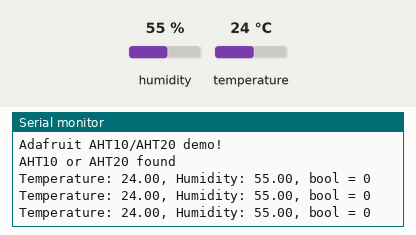
Simulated run of this sketch. Board: Arduino Uno, built with avr-gcc and run on an emulated ATmega328P. Shown: the last lines printed to the serial monitor. Inputs (shaded band) come from the test bench; at power-on: humidity 55 %, temperature 24 °C.

Above: at 1.4 s.
1.5 s: humidity set to 22 %
At 2.3 s:
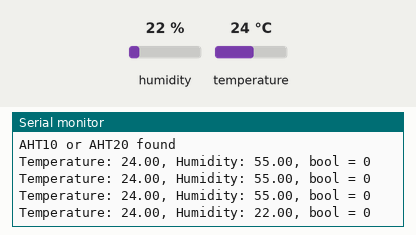
4.7 s: temperature set to 12 °C
At 5.2 s:
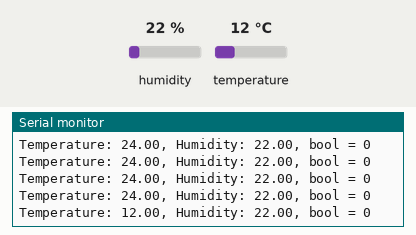
6.2 s: humidity set to 40 %
At 7.0 s:
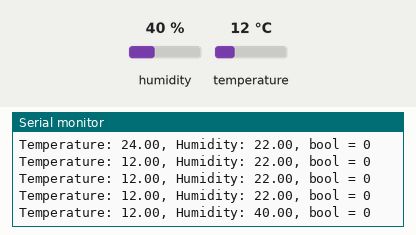
Timing chart, 0 to 9.2 s (numbered marks = the images above; inputs shaded):
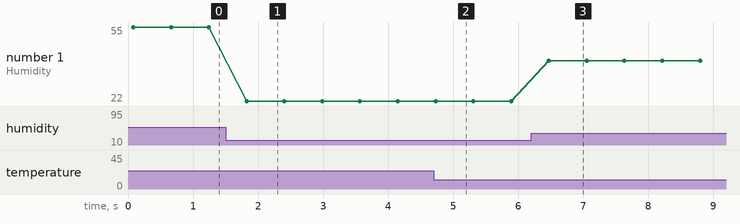

The sketch:

Arachne0.4.2C.ino
```cpp
/*
Arachne 0.4.2C
Sophie Weidmann Dec 5 2025

The 0.4.2X versions are little chunks of code, made
to test specific functionalities of the larger program.
See 0.4.1 for context.

What are we testing?
  A: controlling 2 servos at once
  B: reading the 3 switch inputs
C: reading the DHT20 and turning the recieved float into a bool
  D: controlling the two servos based on the DHT's data
  E: holding and updating a 6x6 matrix array's worth of memory

Evidence of my swashbucklery and brigandage:
  No ReadMe in code, but stolen from
  adafruit_aht_test in the AdafruitAHTX0 library
modified again by me, obviously
*/
#include <Adafruit_AHTX0.h>

Adafruit_AHTX0 aht;
int genSeed;  //this is what the dht humidity data turns into, to generate bools from

void setup() {
  Serial.begin(9600);
  Serial.println("Adafruit AHT10/AHT20 demo!");

  if (! aht.begin()) {
    Serial.println("Could not find AHT? Check wiring");
    while (1) delay(10);
  }
  Serial.println("AHT10 or AHT20 found");
}

void loop() {
  sensors_event_t humidity, temp;
  aht.getEvent(&humidity, &temp);// populate temp and humidity objects with fresh data
  genSeed = 100 * humidity.relative_humidity; //SophieNote: You can't % floats, apparently, so genSeed turns humidity.relative_humidity into an int
  Serial.print("Temperature: "); Serial.print(temp.temperature);
  Serial.print(", Humidity: "); Serial.print(humidity.relative_humidity);

  if (genSeed % 2 == 0) { //SophieNote: Checking even or odd for the last digit
    Serial.println(", bool = 0");
  }
  else {
    Serial.println(", bool = 1");
  }

  delay(500);
}


/*
Like half of this is my own sketchy variable-type-converting code, so we'll see how this goes.

RESULT: Holy shit it works!
Good for me! I was pretty sure this code was gonna be one of the problems my bigger program has, but evidently not!

This indicates that the DHT is connected properly and I can pull a semi-random bool value out of its ass.
*/
```

Measured:
- after the input at 1.5 s, the serial monitor: prints a new line after 0.32 s (image 1)
- after the input at 4.7 s, the serial monitor: prints a new line at once (image 2)
- after the input at 6.2 s, the serial monitor: prints a new line after 0.28 s (image 3)
- plotted number 1: 55 → 22 after the input at 1.5 s, 22 → 40 after the input at 6.2 s
